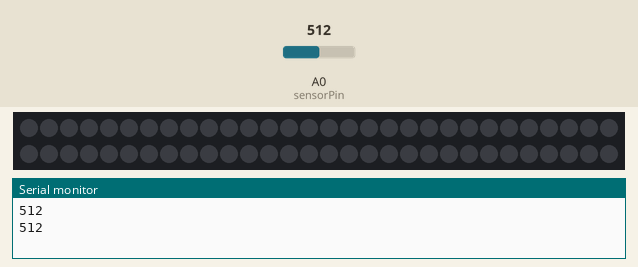
This sketch was run on a simulated Arduino Uno, built with avr-gcc and run on an emulated ATmega328P. Parts: 60 RGB LEDs in strip order, left to right, continuing on the next row, the last lines printed to the serial monitor. Inputs (shaded band) come from the test bench; at power-on: A0 (sensorPin) = 512. Dim RGB values are drawn brighter than linear.

Above: at 4.1 s.
4.2 s: A0 (sensorPin) set to 716
At 7.11 s:
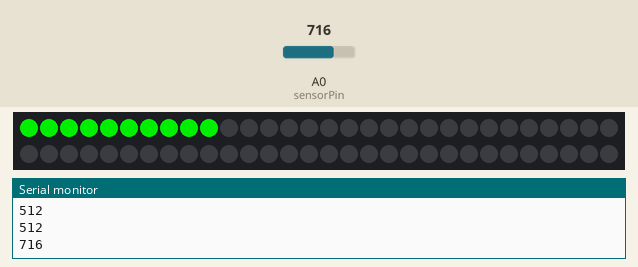
8.4 s: A0 (sensorPin) set to 900
At 13.15 s:
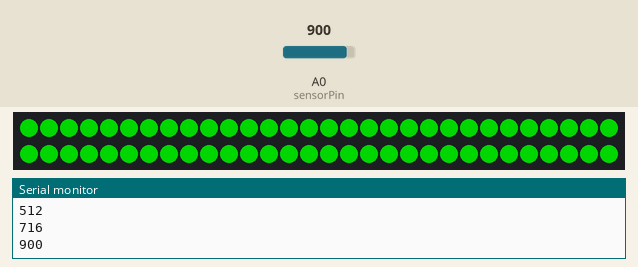
16.6 s: A0 (sensorPin) set to 1023
At 20.89 s:
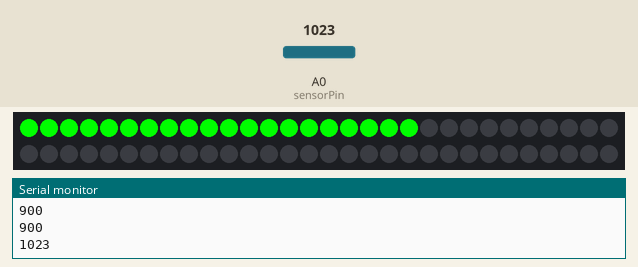

The sketch:

sensorTape.ino
```cpp
#include <Adafruit_NeoPixel.h>
#define MAX_VAL 64  // 0 to 255 for brightness
#define DELAY_TIME 50
#define DELAY_TIME2 20

// Parameter 1 = number of pixels in strip
// Parameter 2 = pin number (most are valid)
// Parameter 3 = pixel type flags, add together as needed:
//   NEO_RGB     Pixels are wired for RGB bitstream
//   NEO_GRB     Pixels are wired for GRB bitstream
//   NEO_KHZ400  400 KHz bitstream (e.g. FLORA pixels)
//   NEO_KHZ800  800 KHz bitstream (e.g. High Density LED strip)
Adafruit_NeoPixel strip = Adafruit_NeoPixel(60, 9, NEO_GRB + NEO_KHZ800);

int sensorPin = 0;

//lighting LED Tape over this value
#define threshold 400

void setup(){
  Serial.begin(9600);
  strip.begin();
  strip.show();
}

void loop(){
 int val = analogRead(sensorPin);
 Serial.println(val);
 if(val > threshold){
   colorWipe(strip.Color(0, val, 0), DELAY_TIME); //lighting
   colorWipe(strip.Color(0, 0, 0), 0); // finish
 }

 delay(10);
}

// Fill the dots one after the other with a color
void colorWipe(uint32_t c, uint8_t wait) {
  for(uint16_t i=0; i<strip.numPixels(); i++) {
      strip.setPixelColor(i, c);
      strip.show();
      delay(wait);
  }
}
```

Measured:
- after the input at 4.2 s, the LEDs: first change after 2.4 s (image 1 shows a later state)
